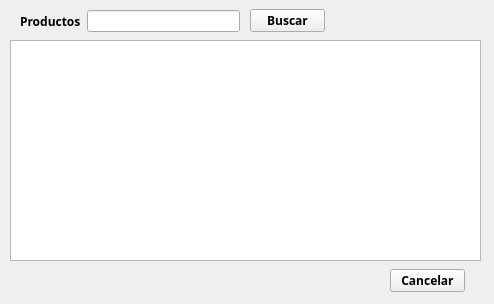
<?xml version="1.0" encoding="UTF-8"?>
<ui version="4.0">
 <class>B_Productos</class>
 <widget class="QWidget" name="B_Productos">
  <property name="geometry">
   <rect>
    <x>0</x>
    <y>0</y>
    <width>494</width>
    <height>304</height>
   </rect>
  </property>
  <property name="minimumSize">
   <size>
    <width>494</width>
    <height>304</height>
   </size>
  </property>
  <property name="maximumSize">
   <size>
    <width>494</width>
    <height>304</height>
   </size>
  </property>
  <property name="windowTitle">
   <string>Busqueda de Productos</string>
  </property>
  <property name="windowIcon">
   <iconset>
    <normaloff>Iconos/Icon.ico</normaloff>Iconos/Icon.ico</iconset>
  </property>
  <widget class="QPushButton" name="B_Buscar">
   <property name="geometry">
    <rect>
     <x>250</x>
     <y>9</y>
     <width>75</width>
     <height>23</height>
    </rect>
   </property>
   <property name="font">
    <font>
     <family>Yu Gothic</family>
     <weight>75</weight>
     <bold>true</bold>
    </font>
   </property>
   <property name="focusPolicy">
    <enum>Qt::ClickFocus</enum>
   </property>
   <property name="text">
    <string>Buscar</string>
   </property>
  </widget>
  <widget class="QTableWidget" name="Tabla_Productos">
   <property name="geometry">
    <rect>
     <x>10</x>
     <y>40</y>
     <width>471</width>
     <height>221</height>
    </rect>
   </property>
   <property name="toolTip">
    <string/>
   </property>
   <property name="statusTip">
    <string/>
   </property>
   <property name="accessibleName">
    <string/>
   </property>
   <property name="editTriggers">
    <set>QAbstractItemView::AnyKeyPressed|QAbstractItemView::DoubleClicked|QAbstractItemView::EditKeyPressed|QAbstractItemView::SelectedClicked</set>
   </property>
   <property name="defaultDropAction">
    <enum>Qt::IgnoreAction</enum>
   </property>
   <property name="selectionMode">
    <enum>QAbstractItemView::SingleSelection</enum>
   </property>
   <property name="selectionBehavior">
    <enum>QAbstractItemView::SelectRows</enum>
   </property>
   <property name="textElideMode">
    <enum>Qt::ElideMiddle</enum>
   </property>
   <property name="columnCount">
    <number>0</number>
   </property>
   <attribute name="horizontalHeaderVisible">
    <bool>true</bool>
   </attribute>
   <attribute name="horizontalHeaderDefaultSectionSize">
    <number>200</number>
   </attribute>
   <attribute name="verticalHeaderVisible">
    <bool>false</bool>
   </attribute>
  </widget>
  <widget class="QPushButton" name="B_Canc">
   <property name="geometry">
    <rect>
     <x>390</x>
     <y>269</y>
     <width>75</width>
     <height>23</height>
    </rect>
   </property>
   <property name="font">
    <font>
     <family>Yu Gothic</family>
     <weight>75</weight>
     <bold>true</bold>
    </font>
   </property>
   <property name="focusPolicy">
    <enum>Qt::ClickFocus</enum>
   </property>
   <property name="text">
    <string>Cancelar</string>
   </property>
   <property name="shortcut">
    <string>Esc</string>
   </property>
  </widget>
  <widget class="QWidget" name="layoutWidget">
   <property name="geometry">
    <rect>
     <x>20</x>
     <y>10</y>
     <width>220</width>
     <height>22</height>
    </rect>
   </property>
   <layout class="QHBoxLayout" name="horizontalLayout">
    <item>
     <widget class="QLabel" name="L_Cliente">
      <property name="font">
       <font>
        <family>Yu Gothic</family>
        <weight>75</weight>
        <bold>true</bold>
       </font>
      </property>
      <property name="text">
       <string>Productos</string>
      </property>
     </widget>
    </item>
    <item>
     <widget class="QLineEdit" name="Line_Producto"/>
    </item>
   </layout>
  </widget>
 </widget>
 <resources/>
 <connections>
  <connection>
   <sender>B_Buscar</sender>
   <signal>clicked()</signal>
   <receiver>B_Productos</receiver>
   <slot>QueryProductos()</slot>
   <hints>
    <hint type="sourcelabel">
     <x>267</x>
     <y>20</y>
    </hint>
    <hint type="destinationlabel">
     <x>328</x>
     <y>151</y>
    </hint>
   </hints>
  </connection>
  <connection>
   <sender>Line_Producto</sender>
   <signal>returnPressed()</signal>
   <receiver>B_Productos</receiver>
   <slot>QueryProductos()</slot>
   <hints>
    <hint type="sourcelabel">
     <x>135</x>
     <y>19</y>
    </hint>
    <hint type="destinationlabel">
     <x>328</x>
     <y>151</y>
    </hint>
   </hints>
  </connection>
  <connection>
   <sender>Tabla_Productos</sender>
   <signal>cellDoubleClicked(int,int)</signal>
   <receiver>B_Productos</receiver>
   <slot>Resultados()</slot>
   <hints>
    <hint type="sourcelabel">
     <x>320</x>
     <y>150</y>
    </hint>
    <hint type="destinationlabel">
     <x>328</x>
     <y>151</y>
    </hint>
   </hints>
  </connection>
  <connection>
   <sender>B_Canc</sender>
   <signal>clicked()</signal>
   <receiver>B_Productos</receiver>
   <slot>Cerrar()</slot>
   <hints>
    <hint type="sourcelabel">
     <x>587</x>
     <y>281</y>
    </hint>
    <hint type="destinationlabel">
     <x>328</x>
     <y>151</y>
    </hint>
   </hints>
  </connection>
  <connection>
   <sender>Line_Producto</sender>
   <signal>textChanged(QString)</signal>
   <receiver>B_Productos</receiver>
   <slot>QueryProductos()</slot>
   <hints>
    <hint type="sourcelabel">
     <x>160</x>
     <y>20</y>
    </hint>
    <hint type="destinationlabel">
     <x>246</x>
     <y>151</y>
    </hint>
   </hints>
  </connection>
  <connection>
   <sender>Tabla_Productos</sender>
   <signal>cellPressed(int,int)</signal>
   <receiver>B_Productos</receiver>
   <slot>Resultados()</slot>
   <hints>
    <hint type="sourcelabel">
     <x>245</x>
     <y>150</y>
    </hint>
    <hint type="destinationlabel">
     <x>246</x>
     <y>151</y>
    </hint>
   </hints>
  </connection>
 </connections>
 <slots>
  <slot>Resultados()</slot>
  <slot>QueryProductos()</slot>
  <slot>Cerrar()</slot>
  <slot>Seleccion()</slot>
 </slots>
</ui>
